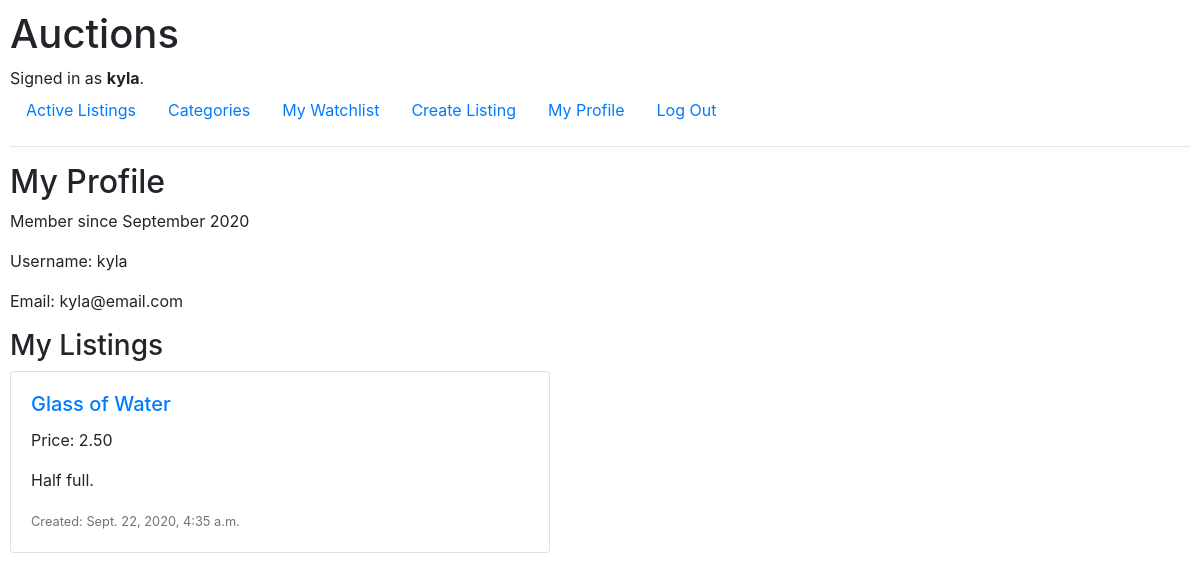
Page /user/kyla (signed in) on the committed database.
### auctions/models.py (models this page shows, shortened)
class User(AbstractUser):
    pass

class Listing(models.Model):
    CATEGORIES = [
        ('0', 'No Category'),
        ('1', 'Arts and Crafts'),
        ('2', 'Books'),
        ('3', 'DVDs and Movies'),
        ('4', 'Electronics'),
        ('5', 'Fashion'),
        ('6', 'Health and Beauty'),
        ('7', 'Home'),
        ('8', 'Music'),
        ('9', "Toys"),
        ('10', "Video Games")
    ]
    user = models.ForeignKey(User, on_delete=models.CASCADE, related_name="listings")
    title = models.CharField(max_length=60, blank=False)
    description = models.CharField(max_length=280, blank=False) # same as a tweet :)
    starting_price = models.DecimalField(decimal_places=2, max_digits=10, blank=False, validators=[MinValueValidator(0)])
    category = models.CharField(max_length=2, choices=CATEGORIES, default='0')
    image_link = models.URLField(blank=True, default="")
    creation_time = models.DateTimeField(auto_now_add=True)
    is_active = models.BooleanField(default=True, null=False)
    watchers = models.ManyToManyField('User', blank=True, related_name="watchlist")
    def get_price(self):
        price = self.bids.order_by('-amount').first()
        if price is None:
            price = self.starting_price
        else:
            price = price.amount
        return price

class Bid(models.Model):
    listing = models.ForeignKey(Listing, on_delete=models.CASCADE, related_name="bids", null=True)
    user = models.ForeignKey(User, on_delete=models.CASCADE, related_name="bids", null=True)
    amount = models.DecimalField(decimal_places=2, max_digits=10, blank=False, validators=[MinValueValidator(0)])
    time_placed = models.DateTimeField(auto_now_add=True)

### auctions/views.py (the view)
# urls.py: path("user/<str:username>", views.profile, name="profile"),
def profile(request, username):
    not_found = False
    if request.user.is_authenticated and request.user.username == username:
        is_my_profile = True
        username = request.user
    else:
        is_my_profile = False
        try:
            username = User.objects.get(username=username)
        except User.DoesNotExist:
            not_found = True
    return render(request, "auctions/profile.html", {
        "is_my_profile": is_my_profile,
        "not_found": not_found,
        "username": username,
        "listings": Listing.objects.filter(is_active=True, user=User.objects.get(username=username))
    })

### auctions/templates/auctions/profile.html (shortened to what this page needs)
{% extends "auctions/layout.html" %}
{% block body %}
    {% if not_found %}
        <h2>The user <strong>{{ username }}</strong> does not exist.</h2>
    {% else %}
        {% if is_my_profile %}
            <h2>My Profile</h2>
            <p>Member since {{ username.date_joined|date:'F Y' }}</p>
            <p>Username: {{ username.username }}</p>
            <p>Email: {{ username.email }}</p>
            <h3>My Listings</h3>
        {% else %}
            <h2>{{ username.username }}</h2>
            <p>Member since {{ username.date_joined|date:'F Y' }}</p>
            <p><a href="{% url 'watchlist' username.username %}">{{ username.username }}'s Watchlist</a></p>
            <h3>{{ username.username }}'s Listings</h3>
        {% endif %}
        {% for item in listings %}
            <div class="card mb-3" style="max-width: 540px;">
                <div class="row no-gutters">
                    <div class="col-md-8">
                        <div class="card-body">
                            <h5 class="card-title"><a href="{% url 'listing' item.pk %}">{{ item.title }}</a></h5>
                            <p class="card-text">Price: {{ item.get_price }}</p>
                            <p class="card-text">{{ item.description }}</p>
                            <p class="card-text"><small class="text-muted">Created: {{ item.creation_time }}</small></p>
                        </div>
                    </div>
                </div>
            </div>
        {% endfor %}
    {% endif %}
{% endblock %}

### auctions/templates/auctions/layout.html (shortened to what this page needs)
{% load static %}
<!DOCTYPE html>
<html lang="en">
    <head>
        <link rel="stylesheet" href="https://stackpath.bootstrapcdn.com/bootstrap/4.4.1/css/bootstrap.min.css">
        <link href="{% static 'auctions/styles.css' %}" rel="stylesheet">
    </head>
    <body>
        <h1>Auctions</h1>
        <div>
            {% if user.is_authenticated %}
                Signed in as <strong>{{ user.username }}</strong>.
            {% else %}
                Not signed in.
            {% endif %}
        </div>
        <ul class="nav">
            <li class="nav-item">
                <a class="nav-link" href="{% url 'index' %}">Active Listings</a>
            </li>
            <li class="nav-item">
                <a class="nav-link" href="{% url 'categories' %}">Categories</a>
            </li>
            {% if user.is_authenticated %}
                <li class="nav-item">
                    <a class="nav-link" href="{% url 'watchlist' user.username %}">My Watchlist</a>
                </li>
                <li class="nav-item">
                    <a class="nav-link" href="{% url 'create-listing' %}">Create Listing</a>
                </li>
                <li class="nav-item">
                    <a class="nav-link" href="{% url 'profile' user.username %}">My Profile</a>
                </li>
                <li class="nav-item">
                    <a class="nav-link" href="{% url 'logout' %}">Log Out</a>
                </li>
            {% endif %}
        </ul>
        <hr>
        {% block body %}
        {% endblock %}
    </body>
</html>

### auctions/static/auctions/styles.css (style rules this page uses)
body { padding: 10px; }

### rows in the picture
User: username "kyla", date_joined "September 2020", email "kyla@email.com"
Listing: title "Glass of Water", get_price "2.50", description "Half full.", creation_time "Sept. 22, 2020, 4:35 a.m."
